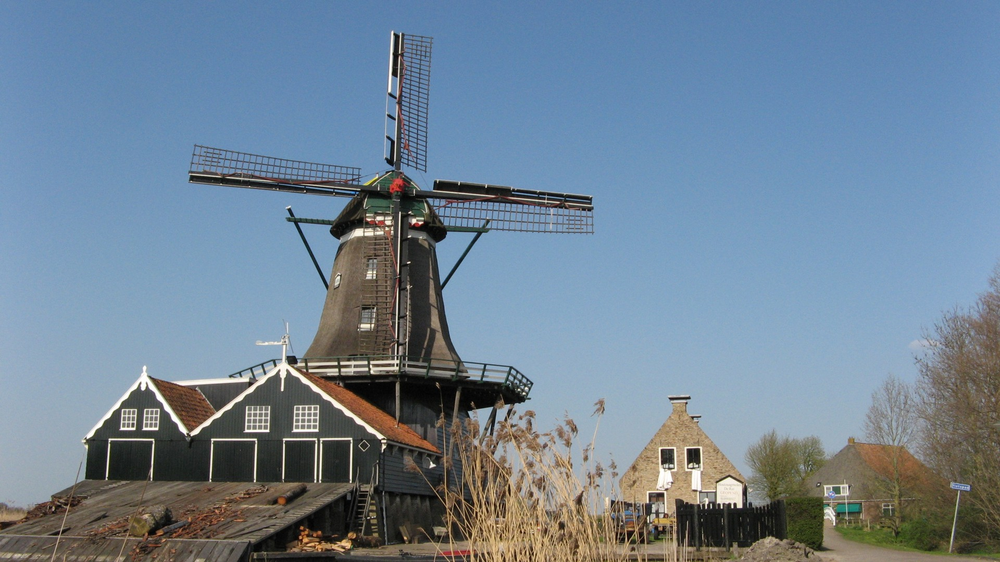
%> input picture Matlab/Optimate losung/windmill.png, 1000 x 562 px, shrunk from 1920 x 1080 before the run
$ octave grid.m   (GNU Octave 9; MATLAB toolbox functions it lacks are replaced by stand-ins)
%> lines starting %> are read from the running program, lines starting %| are printed output that depends on the picture; in (x1, y1, x2, y2) boxes, pixels count from 0 and x2, y2 are one past the last pixel; in counts of white or black regions, pixels touching at a corner belong together; the program's own positions count from 1
### Matlab/Differenzbildern/clean.m
clc;
clear;

### Matlab/Optimate losung/grid.m
clean;
img =  imread('windmill.png');
%> img is the input picture: size 562x1000x3 uint8; mean R, G, B 112.3, 131.8, 149.6

R = img(:,:,1);
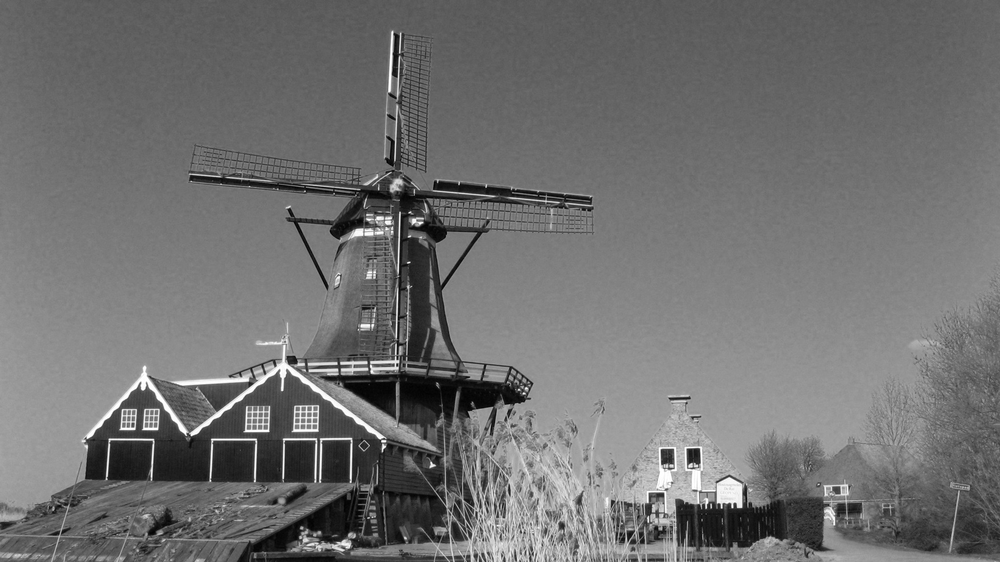
%> R: size 562x1000 uint8; min 0, max 255, mean 112.3
G = img(:,:,2);
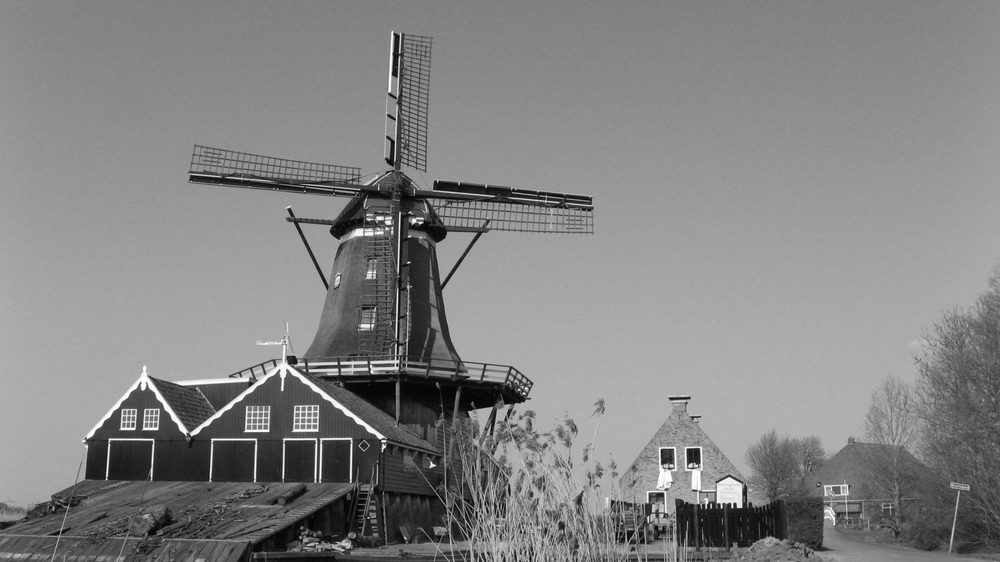
%> G: size 562x1000 uint8; min 0, max 255, mean 131.8
B = img(:,:,3);
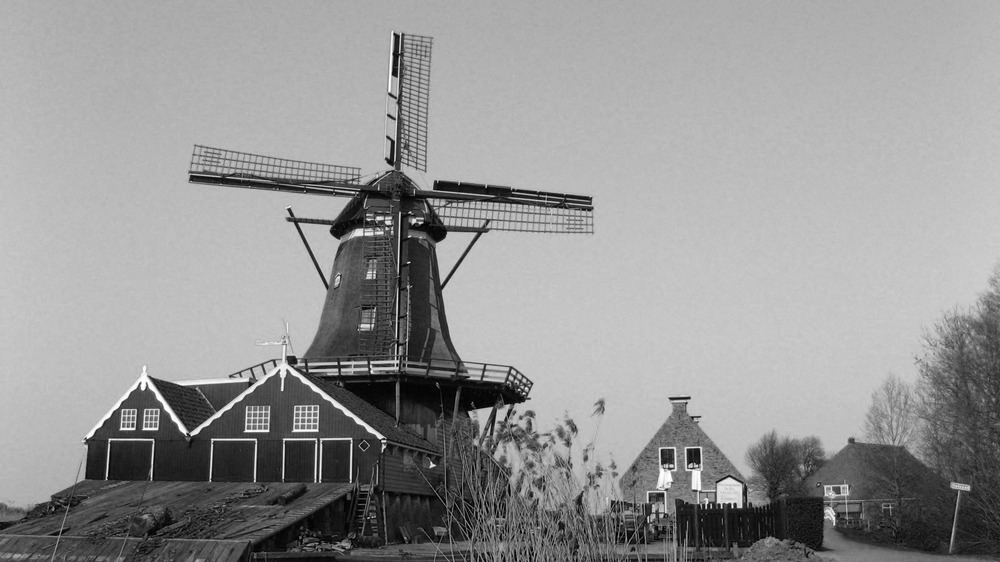
%> B: size 562x1000 uint8; min 0, max 255, mean 149.6

% figure,imshow(img),hold on; grid on;

[height,width,~]=size(img);
%> height = 562; width = 1000

for i = 200:200:height
    img(i,:,:)=255;
end
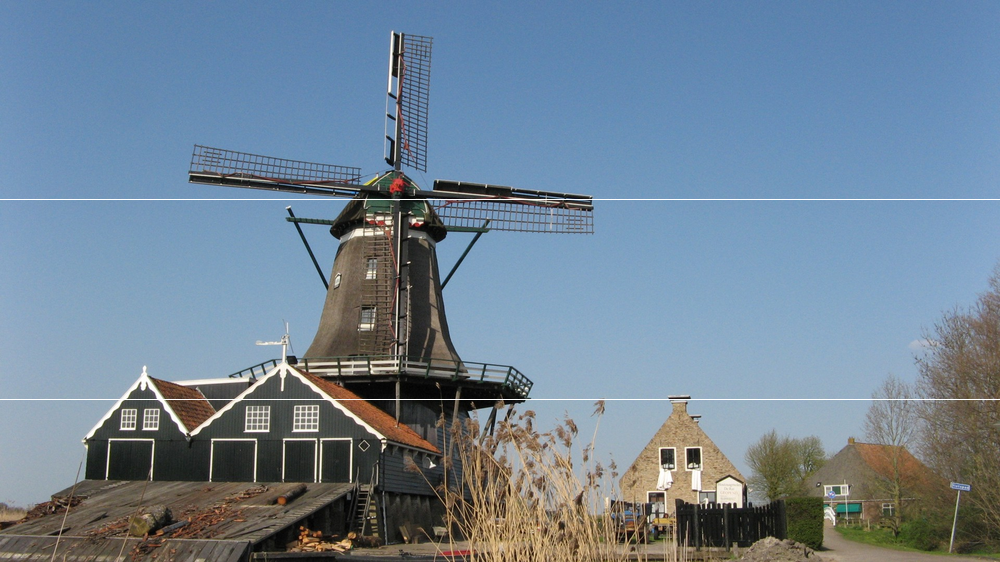
%> img: size 562x1000x3 uint8; 0.36% of pixels changed, all inside (x1, y1, x2, y2) = (0, 199, 1000, 400)

for j = 200:200:width
    img(:,j,:)=255;
end
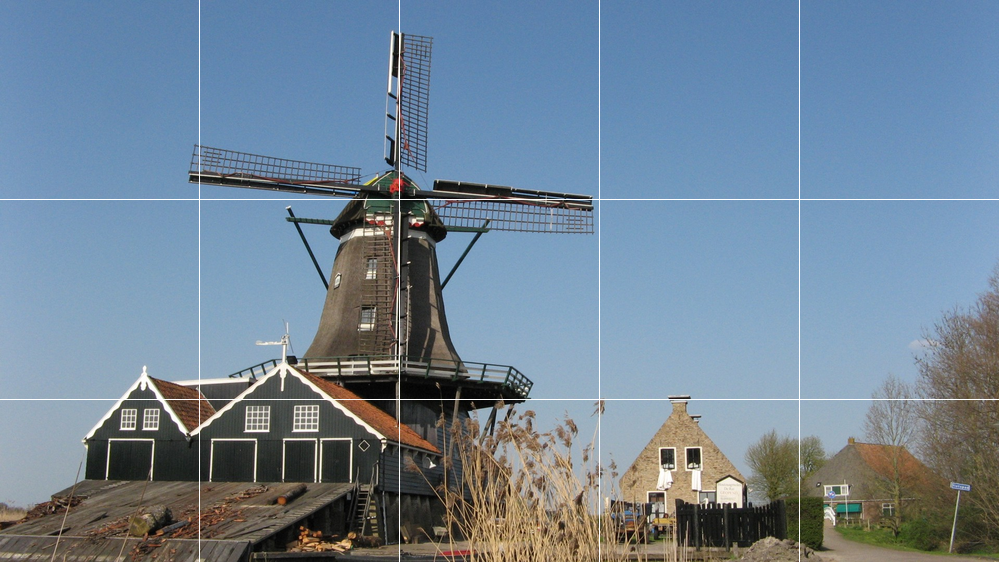
%> img: size 562x1000x3 uint8; 0.5% of pixels changed, all inside (x1, y1, x2, y2) = (199, 0, 1000, 562)

figure,imshow(img);

%%
% [10 lines of commented-out code are left out]
